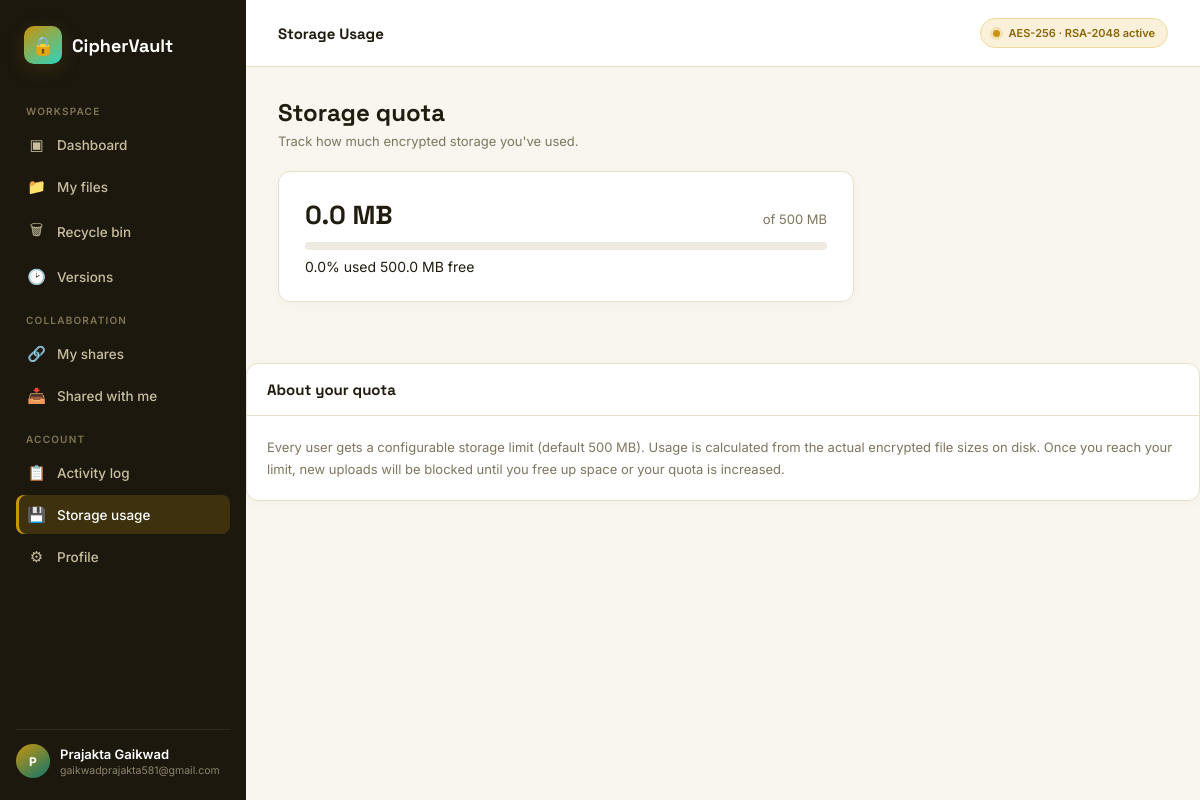
The app's page /storage-usage (signed in) with its own data.
### tables this page shows
CREATE TABLE users(
    id INTEGER PRIMARY KEY AUTOINCREMENT,
    fullname TEXT NOT NULL,
    email TEXT UNIQUE NOT NULL,
    password TEXT NOT NULL
, failed_attempts INTEGER DEFAULT 0, locked_until TEXT, storage_limit_mb INTEGER DEFAULT 500);

### app.py (the view)
@app.route("/storage-usage")
def storage_usage():
    if not login_required():
        return redirect("/login")
    user_email = session["email"]
    conn = get_db()
    cursor = conn.cursor()
    used_bytes = get_used_storage_bytes(cursor, user_email)
    quota_mb = get_user_quota_mb(cursor, user_email)
    conn.close()
    used_mb = round(used_bytes / 1024 / 1024, 2)
    percent_used = round((used_mb / quota_mb) * 100, 1) if quota_mb else 0
    return render_template(
        "storage_usage.html",
        used_mb=used_mb,
        quota_mb=quota_mb,
        percent_used=min(percent_used, 100)
    )

### app.py (called while the page is built)
def get_db():
    conn = sqlite3.connect("database.db", timeout=30)
    conn.row_factory = sqlite3.Row
    conn.execute("PRAGMA busy_timeout = 30000")
    conn.execute("PRAGMA journal_mode = WAL")
    return conn

def login_required():
    if "email" not in session:
        return False
    return True

def get_used_storage_bytes(cursor, user_email):
    cursor.execute(
        "SELECT filepath FROM files WHERE email = ?",
        (user_email,)
    )
    rows = cursor.fetchall()
    total = 0
    for row in rows:
        fp = os.path.join(app.config["ENCRYPTED_FOLDER"], row["filepath"])
        if os.path.exists(fp):
            total += os.path.getsize(fp)
    return total

def get_user_quota_mb(cursor, user_email):
    cursor.execute(
        "SELECT storage_limit_mb FROM users WHERE email = ?",
        (user_email,)
    )
    row = cursor.fetchone()
    if row and row["storage_limit_mb"]:
        return row["storage_limit_mb"]
    return 500   # default

### templates/storage_usage.html (shortened to what this page needs)
<!DOCTYPE html>
<html lang="en">
<head>
<link rel="stylesheet" href="{{ url_for('static', filename='css/vault-theme.css') }}">
</head>
<body>
<div class="app-shell">
  <aside class="sidebar">
    <div class="brand">
      <div class="brand-mark">&#128274;</div>
      <div class="brand-name">CipherVault</div>
    </div>
    <div class="nav-section-label">Workspace</div>
    <a href="/dashboard" class="nav-item"><span class="ic">&#9635;</span> Dashboard</a>
    <a href="/myfiles" class="nav-item"><span class="ic">&#128193;</span> My files</a>
    <a href="/trash" class="nav-item"><span class="ic">&#128465;</span> Recycle bin</a>
    <a href="/myfiles" class="nav-item"><span class="ic">&#128337;</span> Versions</a>
    <div class="nav-section-label">Collaboration</div>
    <a href="/my-shares" class="nav-item"><span class="ic">&#128279;</span> My shares</a>
    <a href="/shared-with-me" class="nav-item"><span class="ic">&#128229;</span> Shared with me</a>
    <div class="nav-section-label">Account</div>
    <a href="/activity-log" class="nav-item"><span class="ic">&#128203;</span> Activity log</a>
    <a href="/storage-usage" class="nav-item active"><span class="ic">&#128190;</span> Storage usage</a>
    <a href="/profile" class="nav-item"><span class="ic">&#9881;</span> Profile</a>
    <div class="sidebar-footer">
      <div class="avatar">{{ (session.get('fullname') or 'U')[0]|upper }}</div>
      <div class="user-meta">
        <div class="name">{{ session.get('fullname', 'User') }}</div>
        <div class="role">{{ session.get('email', '') }}</div>
      </div>
    </div>
  </aside>
  <div class="main">
    <div class="topbar">
      <h2 style="font-size:15px;">Storage Usage</h2>
      <div class="vault-status"><span class="pulse-dot"></span> AES-256 · RSA-2048 active</div>
    </div>
    <div class="content" style="max-width:640px;">
      <div class="page-head">
        <div>
          <h1>Storage quota</h1>
          <p>Track how much encrypted storage you've used.</p>
        </div>
      </div>
      <div class="panel">
        <div style="padding:26px;">
          <div style="display:flex; align-items:baseline; justify-content:space-between; margin-bottom:6px;">
            <span style="font-size:26px; font-weight:700; font-family:'Space Grotesk',sans-serif;">{{ used_mb }} MB</span>
            <span style="font-size:13px; color:var(--muted);">of {{ quota_mb }} MB</span>
          </div>
          <div class="bar-bg">
</div>
            <span>{{ percent_used }}% used</span>
            <span>{{ quota_mb - used_mb }} MB free</span>
          </div>
        </div>
      </div>
      <div class="panel" style="margin-top:16px;">
        <div class="panel-head"><h2>About your quota</h2></div>
        <div style="padding:20px; font-size:13px; color:var(--muted); line-height:1.7;">
          Every user gets a configurable storage limit (default {{ quota_mb }} MB). Usage is calculated from the actual encrypted file sizes on disk. Once you reach your limit, new uploads will be blocked until you free up space or your quota is increased.
        </div>
      </div>
    </div>
  </div>
</body>
</html>

### static/css/vault-theme.css (style rules this page uses)
:root { --gold:#c8940b; --gold-light:#e0ad24; --gold-dark:#8a6508; --teal:#2dd4bf; --teal-dark:#0f766e; --dark:#17140c; --sidebar:#1c180e; --sidebar-card:#242014; --page:#f8f6ef; --card:#ffffff; --text:#211c10; --muted:#7d765f; --faint:#a79f86; --border:#e8e0c9; --red:#d64545; --red-bg:#fbeaea; --green:#15947d; --green-bg:#e4f8f3; --gold-bg:#fbf1da; --radius:12px; }
* { margin:0; padding:0; box-sizing:border-box; }
html { scroll-behavior:smooth; }
body { font-family:'Inter',sans-serif; background:var(--page); color:var(--text); font-size:14px; }
h1,h2,h3,h4 { font-family:'Space Grotesk',sans-serif; }
a { text-decoration:none; }
.app-shell { display:flex; min-height:100vh; background:var(--page); }
.sidebar { width:246px; height:100vh; min-height:100vh; background:var(--sidebar); color:#c9bfa0; display:flex; flex-direction:column; padding:22px 16px; flex-shrink:0; position:sticky; top:0; overflow-y:auto; overflow-x:hidden; scrollbar-width:thin; }
.brand { display:flex; align-items:center; gap:10px; padding:4px 8px 26px; flex-shrink:0; }
.brand { display:flex; align-items:center; gap:10px; padding:4px 8px 26px; }
.brand-mark { width:38px; height:38px; border-radius:10px; background: linear-gradient( 145deg, var(--gold), var(--teal) ); display:flex; align-items:center; justify-content:center; color:#1c1608; font-size:18px; font-weight:700; box-shadow: 0 5px 20px rgba(200,148,11,.15); }
.brand-name { color:#ffffff; font-family:'Space Grotesk',sans-serif; font-size:18px; font-weight:700; }
.nav-section-label { font-size:10px; text-transform:uppercase; letter-spacing:1.2px; color:#817653; padding:15px 10px 8px; font-weight:600; }
.nav-item { display:flex; align-items:center; gap:11px; padding:10px 11px; border-radius:8px; color:#c9bfa0; font-size:13.5px; font-weight:500; margin-bottom:3px; transition:.2s ease; }
.nav-item .ic { width:19px; text-align:center; font-size:15px; }
.nav-item.active { background:rgba(200,148,11,.20); color:#ffffff; box-shadow: inset 3px 0 0 var(--gold); }
.nav-item.active .ic { color:var(--gold-light); }
.sidebar-footer { margin-top:auto; flex-shrink:0; border-top: 1px solid rgba(255,255,255,.08); padding-top:14px; display:flex; align-items:center; gap:10px; }
.avatar { width:34px; height:34px; border-radius:50%; background: linear-gradient( 145deg, var(--gold), var(--teal-dark) ); color:white; display:flex; align-items:center; justify-content:center; font-size:12px; font-weight:700; flex-shrink:0; }
.user-meta { min-width:0; }
.user-meta .name { color:white; font-size:13px; font-weight:600; white-space:nowrap; overflow:hidden; text-overflow:ellipsis; }
.user-meta .role { color:#8d856c; font-size:10.5px; margin-top:2px; white-space:nowrap; overflow:hidden; text-overflow:ellipsis; }
.main { flex:1; display:flex; flex-direction:column; min-width:0; }
.topbar { display:flex; align-items:center; justify-content:space-between; padding:18px 32px; border-bottom: 1px solid var(--border); background:var(--card); position:sticky; top:0; z-index:20; }
.topbar h2 { font-size:15px; font-weight:700; }
.vault-status { display:flex; align-items:center; gap:8px; background:var(--gold-bg); border: 1px solid #efd99a; color:var(--gold-dark); padding:7px 12px; border-radius:20px; font-size:11px; font-weight:600; }
.pulse-dot { width:7px; height:7px; border-radius:50%; background:var(--gold); box-shadow: 0 0 0 3px rgba(200,148,11,.18); }
.content { padding:30px 32px 45px; width:100%; }
.page-head { display:flex; align-items:flex-end; justify-content:space-between; gap:20px; margin-bottom:22px; }
.page-head h1 { font-size:24px; font-weight:700; }
.page-head p { color:var(--muted); font-size:13px; margin-top:5px; }
.panel { background:var(--card); border: 1px solid var(--border); border-radius:var(--radius); overflow:hidden; box-shadow: 0 3px 14px rgba(55,42,10,.025); }
.panel-head { display:flex; align-items:center; justify-content:space-between; padding:16px 20px; border-bottom: 1px solid var(--border); }
.panel-head h2 { font-size:15px; font-weight:700; }
.bar-bg { height:8px; background:#eeeae0; border-radius:6px; overflow:hidden; margin:10px 0 8px; }

### templates/storage_usage.html (style rules this page uses)
html, body { min-height:100%; height:auto !important; overflow-y:auto !important; }
.app-shell { min-height:100vh; height:auto !important; }
.main { min-height:100vh; height:auto !important; overflow-y:visible !important; }
.content { height:auto !important; max-height:none !important; overflow-y:visible !important; }

### records on screen
users: get "Prajakta Gaikwad", storage_limit_mb "500", quota_mb-used_mb "500.0"

### other values on screen
{{ (session.get('fullname') or 'U')[0]|upper }} "P"
{{ session.get('email', '') }} "gaikwadprajakta581@gmail.com"
{{ used_mb }} "0.0"
{{ percent_used }} "0.0"
